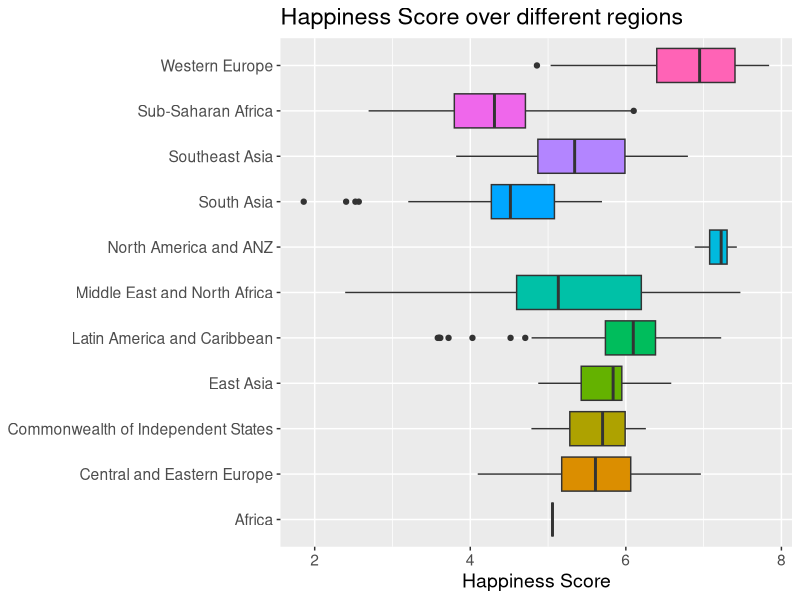
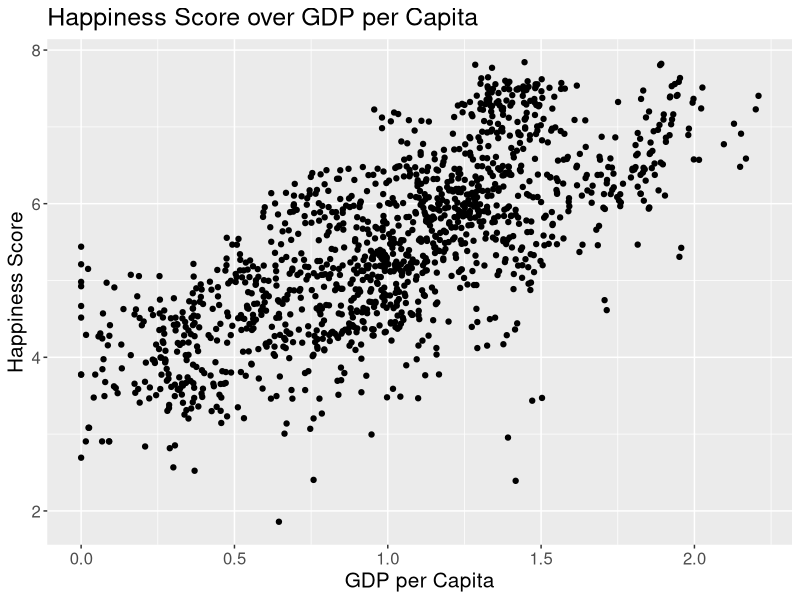
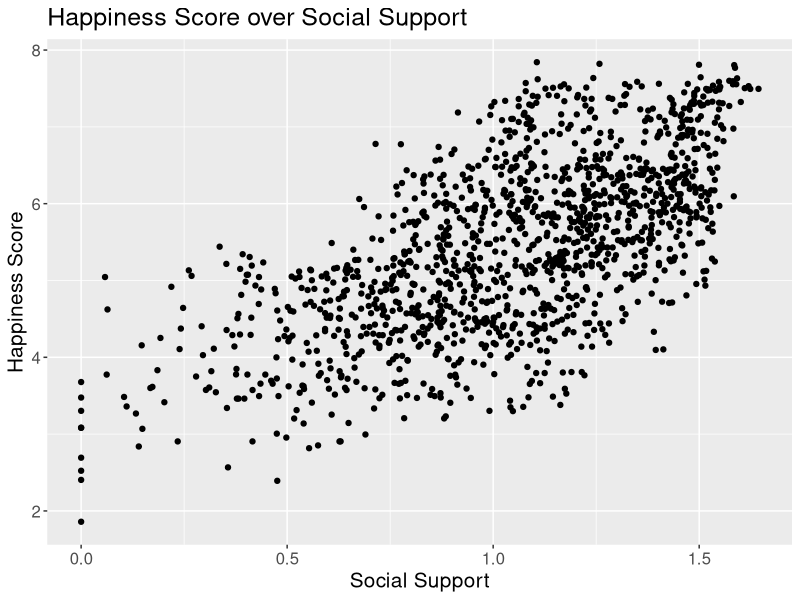
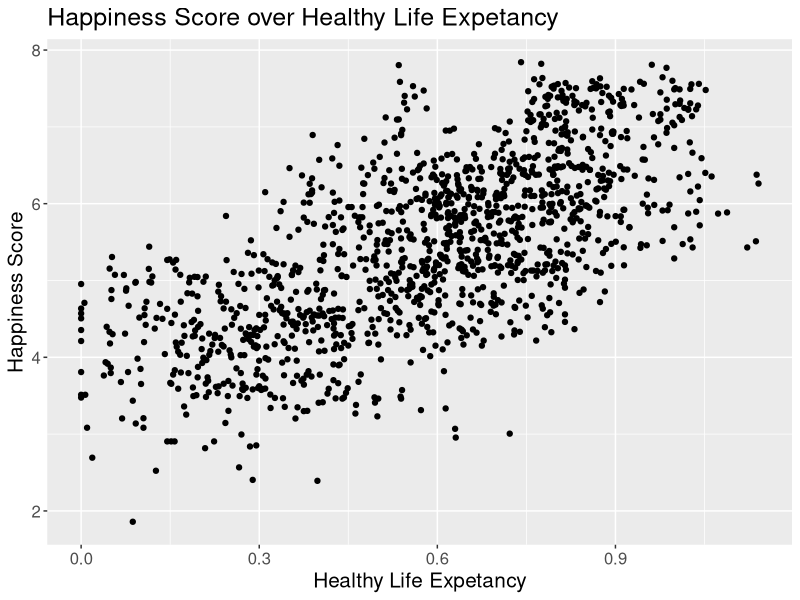
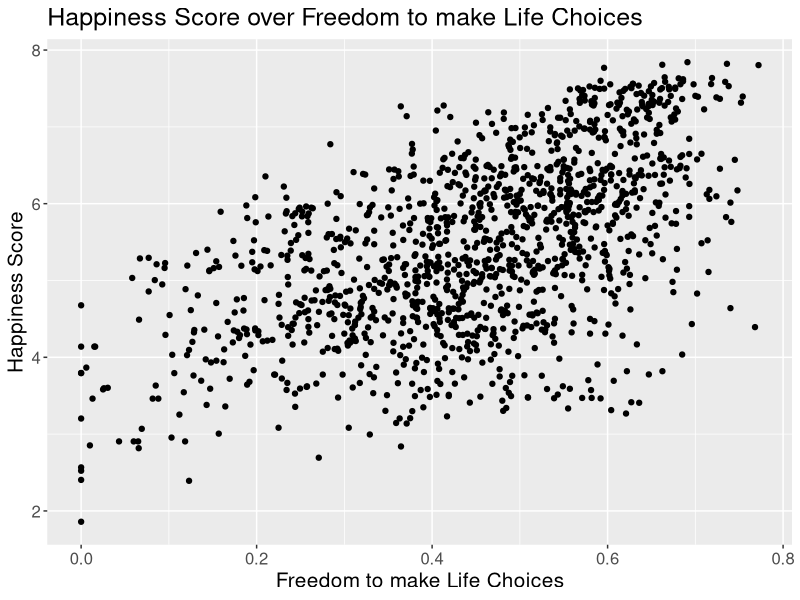
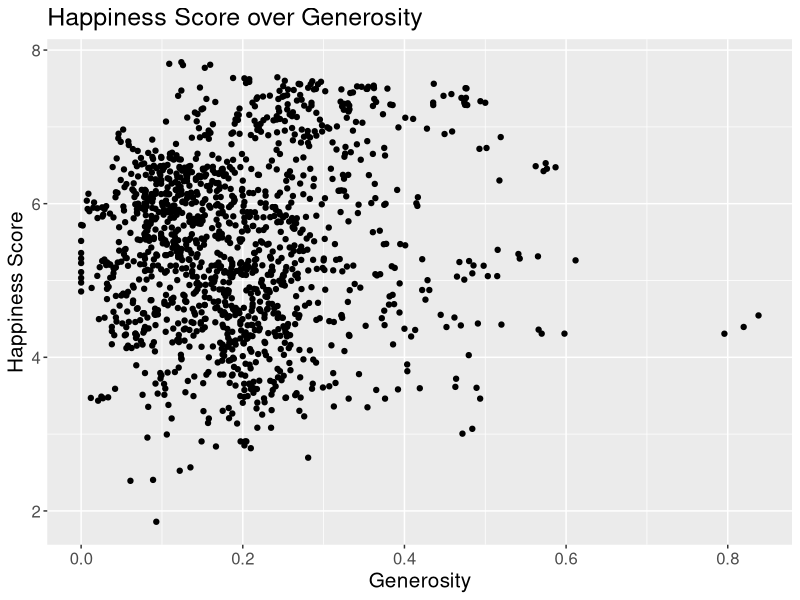
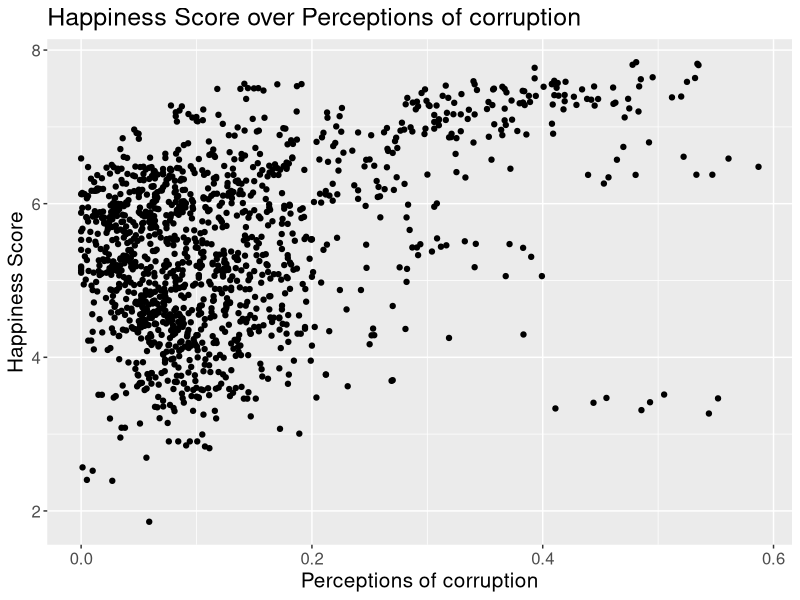
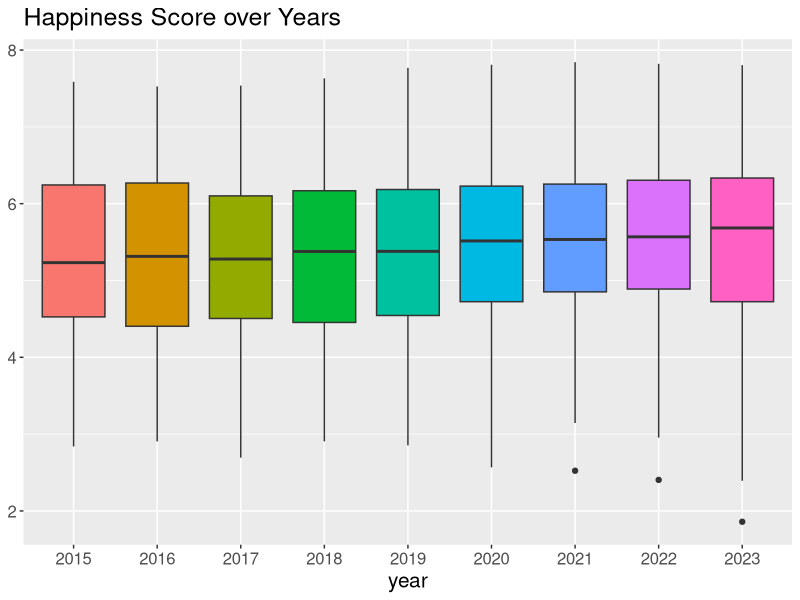

The R script that drew these images, in order:
## ---- chunk 1
#| output: false
 
# loading needed libraries
library(here)
library(tidyverse)
library(GGally)
## ---- chunk 2
#| output: false

# loading the needed data
whr <- read.csv(here::here("Data/WHR_AllYears.csv"))
## ---- chunk 3
whr |>
  ggplot(aes(x = region, y = happiness_score, fill = region)) +
  geom_boxplot() +
  theme(legend.position = "none",
        axis.title.y = element_blank(),
        text = element_text(size = 14))+
  ggtitle("Happiness Score over different regions") +
  ylab("Happiness Score") +
  coord_flip()
## ---- chunk 4
whr |>
  ggplot(aes(x = gdp_per_capita, y = happiness_score)) +
  geom_point() +
  xlab("GDP per Capita") +
  ylab("Happiness Score") +
  ggtitle("Happiness Score over GDP per Capita") +
  theme(text = element_text(size = 15))
## ---- chunk 5
# correlation of gdp per capita and happiness score
cor(whr$gdp_per_capita, whr$happiness_score)
## ---- chunk 6
whr |>
  ggplot(aes(x = social_support, y = happiness_score)) +
  geom_point() +
  xlab("Social Support") +
  ylab("Happiness Score") +
  ggtitle("Happiness Score over Social Support") +
  theme(text = element_text(size = 15))
## ---- chunk 7
cor(whr$social_support, whr$happiness_score)
## ---- chunk 8
whr |>
  ggplot(aes(x = healthy_life_expectancy, y = happiness_score)) +
  geom_point() +
  xlab("Healthy Life Expetancy") +
  ylab("Happiness Score") +
  ggtitle("Happiness Score over Healthy Life Expetancy") +
  theme(text = element_text(size = 15))
## ---- chunk 9
cor(whr$healthy_life_expectancy, whr$happiness_score, use = "complete.obs")
## ---- chunk 10
whr |>
  ggplot(aes(x = freedom_to_make_life_choices, y = happiness_score)) +
  geom_point() +
  xlab("Freedom to make Life Choices") +
  ylab("Happiness Score") +
  ggtitle("Happiness Score over Freedom to make Life Choices") +
  theme(text = element_text(size = 15))
## ---- chunk 11
cor(whr$freedom_to_make_life_choices, whr$happiness_score)
## ---- chunk 12
whr |>
  ggplot(aes(x = generosity, y = happiness_score)) +
  geom_point() +
  xlab("Generosity") +
  ylab("Happiness Score") +
  ggtitle("Happiness Score over Generosity") +
  theme(text = element_text(size = 15))
## ---- chunk 13
# fix data type of perceptions of corruption
whr$perceptions_of_corruption <- as.numeric(whr$perceptions_of_corruption)
whr |>
  ggplot(aes(x = perceptions_of_corruption, y = happiness_score)) +
  geom_point() +
  xlab("Perceptions of corruption") +
  ylab("Happiness Score") +
  ggtitle("Happiness Score over Perceptions of corruption") +
  theme(text = element_text(size = 15))
## ---- chunk 14
cor(whr$perceptions_of_corruption, whr$happiness_score, use = "complete.obs")
## ---- chunk 15
whr$year <- as.factor(whr$year)
whr |>
  ggplot(aes(x = year, y = happiness_score, fill = year)) +
  geom_boxplot() +
  theme(legend.position = "none",
        axis.title.y = element_blank(),
        text = element_text(size = 15))+
  ggtitle("Happiness Score over Years") +
  ylab("Happiness Score")
## ---- chunk 16
# create a subset that doesn't contain country, region and year
whr_sub <- whr[,-c(1,2,10)]

# delete rows that contain NAs from the data frame
whr_sub <- na.omit(whr_sub)
## ---- chunk 17
pr.out <- prcomp(whr_sub, scale = TRUE)

# get percent of variance of each principal component
perc <- pr.out$sdev/sum(pr.out$sdev)

# plot cumulative sum of the percentages
plot(cumsum(perc),
  xlab = "Principal Component",
  ylab = "Proportion of Variance Explained",
  main = "Cum. Prop. of Variance explained by each Principle Component",
  ylim = c(0,1),
  type = "b")
## ---- chunk 18
# scale data
sc_whr <- scale(whr_sub)

# initiate vector to store total within sum of squares for each kmeans()-object
wss <- c()

# run kmeans for k equals two to seven and save total within sum of squares
for (k in 2:7) {
  km.out <- kmeans(sc_whr, centers = k, nstart = 20)
  wss <- append(wss, km.out$tot.withinss)
}

# plot the resulting values
plot(wss, xlab = "k", ylab = "WSS", type = "b")
## ---- chunk 19
# train K-Means
km.out <- kmeans(sc_whr, centers = 2, nstart = 20)

# plot resulting clustering
pairs(sc_whr, col = km.out$cluster, upper.panel = NULL, gap = 0)
